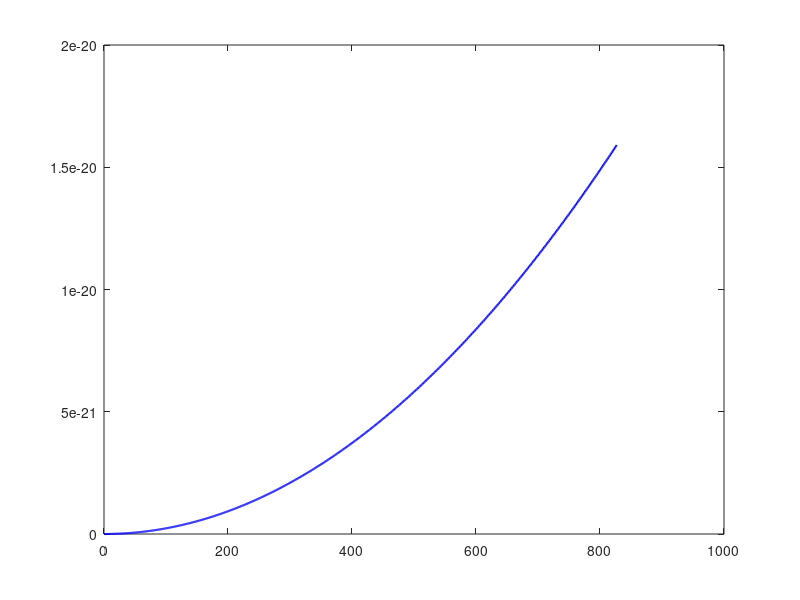

Write MATLAB code to recreate this figure. (Note: this script raises an error after producing the figure.)

% E_vs_v_Maxwell.m
k = 1.380649e-23;        % Boltzmann constant J/K
T = 300;                 % temperature K
M = 28.0134e-3;          % molar mass for N2 kg/mol (example)
NA = 6.02214076e23;      % Avogadro's number
m = M / NA;              % mass of one molecule (kg)

% characteristic speeds
v_mp  = sqrt(2*k*T / m);
v_avg = sqrt(8*k*T / (pi*m));
v_rms = sqrt(3*k*T / m);

% speed range for plotting
vmax = 1.6 * v_rms;
v = linspace(0, vmax, 800);

% kinetic energy (J) and also in eV for convenience
E_J = 0.5 * m .* v.^2;
E_eV = E_J / 1.602176634e-19; % 1 eV in J

% energies at characteristic speeds
E_mp  = 0.5 * m * v_mp^2;
E_avg = 0.5 * m * v_avg^2;
E_rms = 0.5 * m * v_rms^2;

% Plot
figure;
plot(v, E_J, 'b-', 'LineWidth', 1.5)
hold on
% vertical speed markers
xline(v_mp,  'r--','LineWidth',1);
xline(v_avg, 'g--','LineWidth',1);
xline(v_rms, 'm--','LineWidth',1);
% markers on the curve
plot(v_mp, E_mp, 'ro', 'MarkerFaceColor','r')
plot(v_avg, E_avg, 'go', 'MarkerFaceColor','g')
plot(v_rms, E_rms, 'mo', 'MarkerFaceColor','m')

xlabel('Speed v (m/s)')
ylabel('Kinetic energy E (J)')
title(sprintf('Kinetic Energy E = 1/2 m v^2 (T = %g K, m = %.3e kg)', T, m))
legend('E(v)','v_{mp}','v_{avg}','v_{rms}','Location','northwest')
